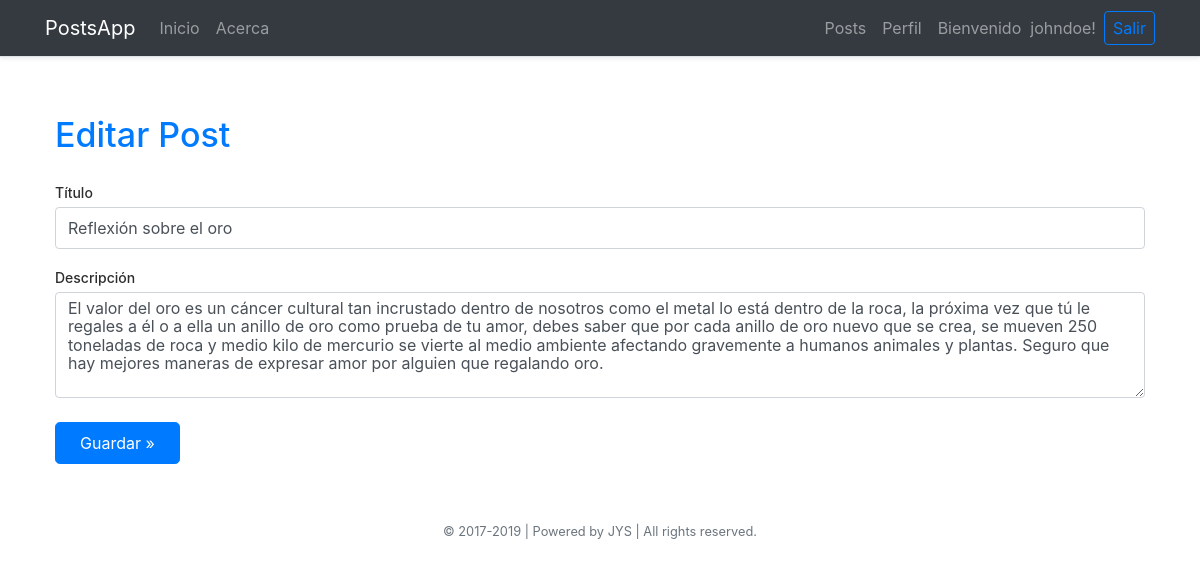
Page /update.php?id=3 (signed in) on the committed database.
### tables this page shows
CREATE TABLE user (
	user_id INT UNSIGNED NOT NULL AUTO_INCREMENT PRIMARY KEY,
	last_name VARCHAR(50) NOT NULL,
	first_name VARCHAR(50) NOT NULL,
	user_name VARCHAR(50) NOT NULL,
	user_email VARCHAR(50) NOT NULL,
	password VARCHAR(255) NOT NULL,
	activation CHAR(32) NOT NULL,
	created_on DATETIME NOT NULL,
	last_modified_on DATETIME NOT NULL,
    deleted TINYINT(1) NOT NULL DEFAULT 0,
    UNIQUE KEY user_email_unique (user_email),
    UNIQUE KEY user_name_unique (user_name)
);

CREATE TABLE post (
	id INT UNSIGNED NOT NULL AUTO_INCREMENT PRIMARY KEY,
	author_id INT UNSIGNED NOT NULL,
	created_on DATETIME NOT NULL,
	last_modified_on DATETIME NOT NULL,
	title VARCHAR(255) NOT NULL,
	body TEXT NOT NULL,
	FOREIGN KEY (author_id) REFERENCES user (user_id)
);

### views/post/update.phtml (the view, shortened to what this page needs)
<section style="padding: 0.625rem;">
	<h1 class="text-primary mb-4">Editar Post</h1>
	<form action="update.php" method="POST">
	    <div class="form-group">
	        <label for="titulo">Título</label>
	        <input type="text" name="titulo" class="form-control <?= empty($titulo_err) ? '' : 'is-invalid' ?>" id="" maxlength="100" value="<?= htmlspecialchars( $titulo ) ?>" />
	    </div>
	    <div class="form-group">
	        <label for="descripcion">Descripción</label>
	        <textarea name="descripcion" class="form-control <?= empty($descripcion_err) ? '' : 'is-invalid' ?>" id="" rows="5"><?= htmlspecialchars( $descripcion ) ?></textarea>
	    </div>
	    <button type="submit" class="btn btn-primary btn-lg px-4 mt-2">Guardar &raquo;</button>
	</form>
</section>

### views/inc/navbar.phtml (shortened to what this page needs)
<nav class="navbar navbar-expand-md navbar-dark bg-dark border-bottom shadow-sm">
    <div class="container">
        <a class="navbar-brand" href="index.php">PostsApp</a>
        <div class="collapse navbar-collapse" id="navbar">
            <ul class="navbar-nav mr-auto">
                <li class="nav-item"><a class="nav-link" href="index.php">Inicio <span class="sr-only">(current)</span></a></li>
                <li class="nav-item"><a class="nav-link" href="about.php">Acerca</a></li>
            </ul>
            <?php if (isset( $_SESSION['user_id'] )):
                $user = getUser($_SESSION['user_id']);
            ?>
            <ul class="navbar-nav ml-auto">
                <li class="nav-item"><a class="nav-link" href="index.php">Posts</a></li>
                <li class="nav-item"><a class="nav-link" href="profile.php">Perfil</a></li>
                <span class="navbar-text mx-md-2">Bienvenido &nbsp;<span style=""><?= htmlspecialchars($user['user_name']) ?>!</span></span>
                <form class="form-inline my-2 my-lg-0" action="logout.php" method="POST">
                    <button type="submit" class="btn btn-outline-primary my-2 my-sm-0 px-2 py-1">Salir</button>
                </form>
            </ul>
            <?php endif ?>
        </div>
    </div>
</nav>

### public/css/styles.css (style rules this page uses)
section h1 { font-size: 2.125rem; }
label { font-size: 14px; color: #2D2D2D; margin-bottom: .25rem; font-weight: 500; }
.form-control { height: calc(1.5em + 1rem + 2px); line-height: 1.15; }
.btn-lg { font-size: 1rem; }

### rows in the picture
user: user_name "johndoe"
post: titulo "Reflexión sobre el oro", descripcion "El valor del oro es un cáncer cultural tan incrustado dentro de nosotros como el metal lo está dentro de la roca, la próxima vez que tú le regales a él o a ella un anillo de oro como prueba de tu amor, debes saber que por cada anillo de oro nuevo que se crea, se mueven 250 toneladas de roca y medio kilo de mercurio se vierte al medio ambiente afectando gravemente a humanos animales y plantas. Seguro que hay mejores maneras de expresar amor por alguien que regalando oro."
